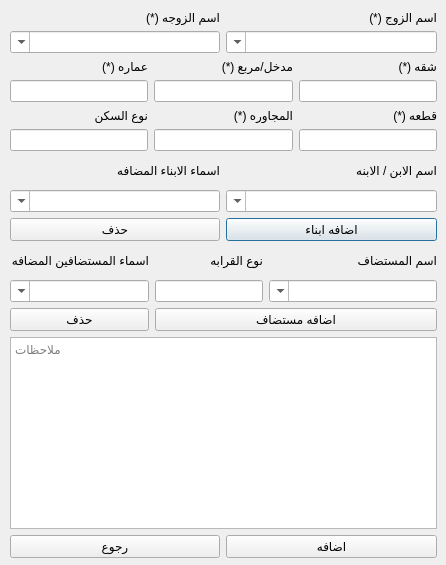
<?xml version="1.0" encoding="UTF-8"?>
<ui version="4.0">
 <class>AddFamilyView</class>
 <widget class="QDialog" name="AddFamilyView">
  <property name="geometry">
   <rect>
    <x>0</x>
    <y>0</y>
    <width>446</width>
    <height>565</height>
   </rect>
  </property>
  <property name="sizePolicy">
   <sizepolicy hsizetype="Fixed" vsizetype="Fixed">
    <horstretch>0</horstretch>
    <verstretch>0</verstretch>
   </sizepolicy>
  </property>
  <property name="minimumSize">
   <size>
    <width>446</width>
    <height>565</height>
   </size>
  </property>
  <property name="maximumSize">
   <size>
    <width>446</width>
    <height>565</height>
   </size>
  </property>
  <property name="windowTitle">
   <string>اضافه عائله</string>
  </property>
  <property name="layoutDirection">
   <enum>Qt::RightToLeft</enum>
  </property>
  <property name="locale">
   <locale language="Arabic" country="Egypt"/>
  </property>
  <widget class="QWidget" name="layoutWidget">
   <property name="geometry">
    <rect>
     <x>10</x>
     <y>10</y>
     <width>427</width>
     <height>548</height>
    </rect>
   </property>
   <layout class="QVBoxLayout" name="verticalLayout_20">
    <item>
     <layout class="QVBoxLayout" name="verticalLayout_18">
      <item>
       <layout class="QVBoxLayout" name="verticalLayout_17">
        <item>
         <layout class="QVBoxLayout" name="verticalLayout_16">
          <item>
           <layout class="QVBoxLayout" name="verticalLayout_15">
            <item>
             <layout class="QHBoxLayout" name="horizontalLayout_4">
              <item>
               <layout class="QVBoxLayout" name="verticalLayout_8">
                <item>
                 <widget class="QLabel" name="label">
                  <property name="text">
                   <string>اسم الزوج (*)</string>
                  </property>
                 </widget>
                </item>
                <item>
                 <widget class="QComboBox" name="comboBox_fatherName">
                  <property name="editable">
                   <bool>true</bool>
                  </property>
                  <property name="currentIndex">
                   <number>-1</number>
                  </property>
                  <property name="insertPolicy">
                   <enum>QComboBox::InsertAtBottom</enum>
                  </property>
                 </widget>
                </item>
               </layout>
              </item>
              <item>
               <layout class="QVBoxLayout" name="verticalLayout_10">
                <item>
                 <widget class="QLabel" name="label_2">
                  <property name="text">
                   <string>اسم الزوجه (*)</string>
                  </property>
                 </widget>
                </item>
                <item>
                 <widget class="QComboBox" name="comboBox_motherName">
                  <property name="editable">
                   <bool>true</bool>
                  </property>
                 </widget>
                </item>
               </layout>
              </item>
             </layout>
            </item>
           </layout>
          </item>
         </layout>
        </item>
        <item>
         <layout class="QVBoxLayout" name="verticalLayout_14">
          <item>
           <layout class="QHBoxLayout" name="horizontalLayout_6">
            <item>
             <layout class="QVBoxLayout" name="verticalLayout_6">
              <item>
               <widget class="QLabel" name="label_3">
                <property name="text">
                 <string>شقه (*)</string>
                </property>
               </widget>
              </item>
              <item>
               <widget class="QLineEdit" name="lineEdit_flatNo">
                <property name="layoutDirection">
                 <enum>Qt::RightToLeft</enum>
                </property>
                <property name="text">
                 <string/>
                </property>
                <property name="maxLength">
                 <number>3</number>
                </property>
               </widget>
              </item>
             </layout>
            </item>
            <item>
             <layout class="QVBoxLayout" name="verticalLayout_12">
              <item>
               <widget class="QLabel" name="label_5">
                <property name="text">
                 <string>مدخل/مربع (*)</string>
                </property>
               </widget>
              </item>
              <item>
               <widget class="QLineEdit" name="lineEdit_entranceNo">
                <property name="layoutDirection">
                 <enum>Qt::RightToLeft</enum>
                </property>
                <property name="text">
                 <string/>
                </property>
                <property name="maxLength">
                 <number>3</number>
                </property>
               </widget>
              </item>
             </layout>
            </item>
            <item>
             <layout class="QVBoxLayout" name="verticalLayout_7">
              <item>
               <widget class="QLabel" name="label_4">
                <property name="text">
                 <string>عماره (*)</string>
                </property>
               </widget>
              </item>
              <item>
               <widget class="QLineEdit" name="lineEdit_buildingNo">
                <property name="text">
                 <string/>
                </property>
                <property name="maxLength">
                 <number>3</number>
                </property>
               </widget>
              </item>
             </layout>
            </item>
           </layout>
          </item>
          <item>
           <layout class="QHBoxLayout" name="horizontalLayout_7">
            <item>
             <layout class="QVBoxLayout" name="verticalLayout_5">
              <item>
               <widget class="QLabel" name="label_8">
                <property name="text">
                 <string>قطعه (*)</string>
                </property>
               </widget>
              </item>
              <item>
               <widget class="QLineEdit" name="lineEdit_blockNo">
                <property name="text">
                 <string/>
                </property>
                <property name="maxLength">
                 <number>3</number>
                </property>
               </widget>
              </item>
             </layout>
            </item>
            <item>
             <layout class="QVBoxLayout" name="verticalLayout_13">
              <item>
               <widget class="QLabel" name="label_7">
                <property name="text">
                 <string>المجاوره (*)</string>
                </property>
               </widget>
              </item>
              <item>
               <widget class="QLineEdit" name="lineEdit_neighbourhoodNo">
                <property name="text">
                 <string/>
                </property>
                <property name="maxLength">
                 <number>3</number>
                </property>
               </widget>
              </item>
             </layout>
            </item>
            <item>
             <layout class="QVBoxLayout" name="verticalLayout_11">
              <item>
               <widget class="QLabel" name="label_6">
                <property name="text">
                 <string>نوع السكن</string>
                </property>
               </widget>
              </item>
              <item>
               <widget class="QLineEdit" name="lineEdit_residenceType">
                <property name="text">
                 <string/>
                </property>
               </widget>
              </item>
             </layout>
            </item>
           </layout>
          </item>
         </layout>
        </item>
       </layout>
      </item>
      <item>
       <layout class="QHBoxLayout" name="horizontalLayout_12">
        <item>
         <layout class="QVBoxLayout" name="verticalLayout_19">
          <item>
           <layout class="QVBoxLayout" name="verticalLayout_4">
            <item>
             <widget class="QLabel" name="label_9">
              <property name="text">
               <string>اسم الابن / الابنه</string>
              </property>
             </widget>
            </item>
            <item>
             <widget class="QComboBox" name="comboBox_toAddChildName">
              <property name="enabled">
               <bool>true</bool>
              </property>
              <property name="layoutDirection">
               <enum>Qt::RightToLeft</enum>
              </property>
              <property name="locale">
               <locale language="Arabic" country="Egypt"/>
              </property>
              <property name="editable">
               <bool>true</bool>
              </property>
              <property name="insertPolicy">
               <enum>QComboBox::InsertAtBottom</enum>
              </property>
             </widget>
            </item>
           </layout>
          </item>
          <item>
           <layout class="QHBoxLayout" name="horizontalLayout_8">
            <item>
             <widget class="QPushButton" name="pushButton_addChild">
              <property name="text">
               <string>اضافه ابناء</string>
              </property>
             </widget>
            </item>
           </layout>
          </item>
         </layout>
        </item>
        <item>
         <layout class="QVBoxLayout" name="verticalLayout_24">
          <item>
           <layout class="QVBoxLayout" name="verticalLayout_22">
            <item>
             <widget class="QLabel" name="label_12">
              <property name="text">
               <string>اسماء الابناء المضافه</string>
              </property>
             </widget>
            </item>
            <item>
             <widget class="QComboBox" name="comboBox_toDeleteChildName">
              <property name="layoutDirection">
               <enum>Qt::RightToLeft</enum>
              </property>
              <property name="locale">
               <locale language="Arabic" country="Egypt"/>
              </property>
              <property name="editable">
               <bool>true</bool>
              </property>
             </widget>
            </item>
           </layout>
          </item>
          <item>
           <widget class="QPushButton" name="pushButton_deleteChild">
            <property name="text">
             <string>حذف</string>
            </property>
           </widget>
          </item>
         </layout>
        </item>
       </layout>
      </item>
      <item>
       <layout class="QHBoxLayout" name="horizontalLayout_13">
        <item>
         <layout class="QVBoxLayout" name="verticalLayout_21">
          <item>
           <layout class="QHBoxLayout" name="horizontalLayout_11">
            <item>
             <layout class="QVBoxLayout" name="verticalLayout_9">
              <property name="sizeConstraint">
               <enum>QLayout::SetDefaultConstraint</enum>
              </property>
              <item>
               <widget class="QLabel" name="label_10">
                <property name="text">
                 <string>اسم المستضاف</string>
                </property>
               </widget>
              </item>
              <item>
               <widget class="QComboBox" name="comboBox_toAddResidentName">
                <property name="enabled">
                 <bool>true</bool>
                </property>
                <property name="sizePolicy">
                 <sizepolicy hsizetype="Expanding" vsizetype="Fixed">
                  <horstretch>0</horstretch>
                  <verstretch>0</verstretch>
                 </sizepolicy>
                </property>
                <property name="editable">
                 <bool>true</bool>
                </property>
                <property name="insertPolicy">
                 <enum>QComboBox::InsertAtBottom</enum>
                </property>
               </widget>
              </item>
             </layout>
            </item>
            <item>
             <layout class="QVBoxLayout" name="verticalLayout_3">
              <item>
               <widget class="QLabel" name="label_11">
                <property name="text">
                 <string>نوع القرابه</string>
                </property>
               </widget>
              </item>
              <item>
               <widget class="QLineEdit" name="lineEdit_residentRelation">
                <property name="enabled">
                 <bool>true</bool>
                </property>
                <property name="sizePolicy">
                 <sizepolicy hsizetype="Minimum" vsizetype="Fixed">
                  <horstretch>0</horstretch>
                  <verstretch>0</verstretch>
                 </sizepolicy>
                </property>
                <property name="text">
                 <string/>
                </property>
               </widget>
              </item>
             </layout>
            </item>
           </layout>
          </item>
          <item>
           <layout class="QHBoxLayout" name="horizontalLayout_9">
            <item>
             <widget class="QPushButton" name="pushButton_addResident">
              <property name="text">
               <string>اضافه مستضاف</string>
              </property>
             </widget>
            </item>
           </layout>
          </item>
         </layout>
        </item>
        <item>
         <layout class="QVBoxLayout" name="verticalLayout_25">
          <item>
           <layout class="QVBoxLayout" name="verticalLayout_23">
            <item>
             <widget class="QLabel" name="label_13">
              <property name="text">
               <string>اسماء المستضافين المضافه</string>
              </property>
             </widget>
            </item>
            <item>
             <widget class="QComboBox" name="comboBox_toDeleteResidentName">
              <property name="sizePolicy">
               <sizepolicy hsizetype="Preferred" vsizetype="Fixed">
                <horstretch>0</horstretch>
                <verstretch>0</verstretch>
               </sizepolicy>
              </property>
              <property name="editable">
               <bool>true</bool>
              </property>
             </widget>
            </item>
           </layout>
          </item>
          <item>
           <widget class="QPushButton" name="pushButton_deleteResident">
            <property name="text">
             <string>حذف</string>
            </property>
           </widget>
          </item>
         </layout>
        </item>
       </layout>
      </item>
      <item>
       <widget class="QTextEdit" name="textEdit_note">
        <property name="sizePolicy">
         <sizepolicy hsizetype="MinimumExpanding" vsizetype="Minimum">
          <horstretch>0</horstretch>
          <verstretch>0</verstretch>
         </sizepolicy>
        </property>
        <property name="maximumSize">
         <size>
          <width>16777215</width>
          <height>16770000</height>
         </size>
        </property>
        <property name="layoutDirection">
         <enum>Qt::RightToLeft</enum>
        </property>
        <property name="locale">
         <locale language="Arabic" country="Egypt"/>
        </property>
        <property name="autoFormatting">
         <set>QTextEdit::AutoAll</set>
        </property>
        <property name="html">
         <string>&lt;!DOCTYPE HTML PUBLIC &quot;-//W3C//DTD HTML 4.0//EN&quot; &quot;http://www.w3.org/TR/REC-html40/strict.dtd&quot;&gt;
&lt;html&gt;&lt;head&gt;&lt;meta name=&quot;qrichtext&quot; content=&quot;1&quot; /&gt;&lt;style type=&quot;text/css&quot;&gt;
p, li { white-space: pre-wrap; }
&lt;/style&gt;&lt;/head&gt;&lt;body style=&quot; font-family:'MS Shell Dlg 2'; font-size:8.25pt; font-weight:400; font-style:normal;&quot;&gt;
&lt;p style=&quot;-qt-paragraph-type:empty; margin-top:0px; margin-bottom:0px; margin-left:0px; margin-right:0px; -qt-block-indent:0; text-indent:0px;&quot;&gt;&lt;br /&gt;&lt;/p&gt;&lt;/body&gt;&lt;/html&gt;</string>
        </property>
        <property name="placeholderText">
         <string>ملاحظات</string>
        </property>
       </widget>
      </item>
     </layout>
    </item>
    <item>
     <layout class="QHBoxLayout" name="horizontalLayout_10">
      <item>
       <widget class="QPushButton" name="pushButton_addFamily">
        <property name="text">
         <string>اضافه</string>
        </property>
       </widget>
      </item>
      <item>
       <widget class="QPushButton" name="pushButton_mainWinReturn_2">
        <property name="text">
         <string>رجوع</string>
        </property>
       </widget>
      </item>
     </layout>
    </item>
   </layout>
  </widget>
 </widget>
 <resources/>
 <connections/>
</ui>
